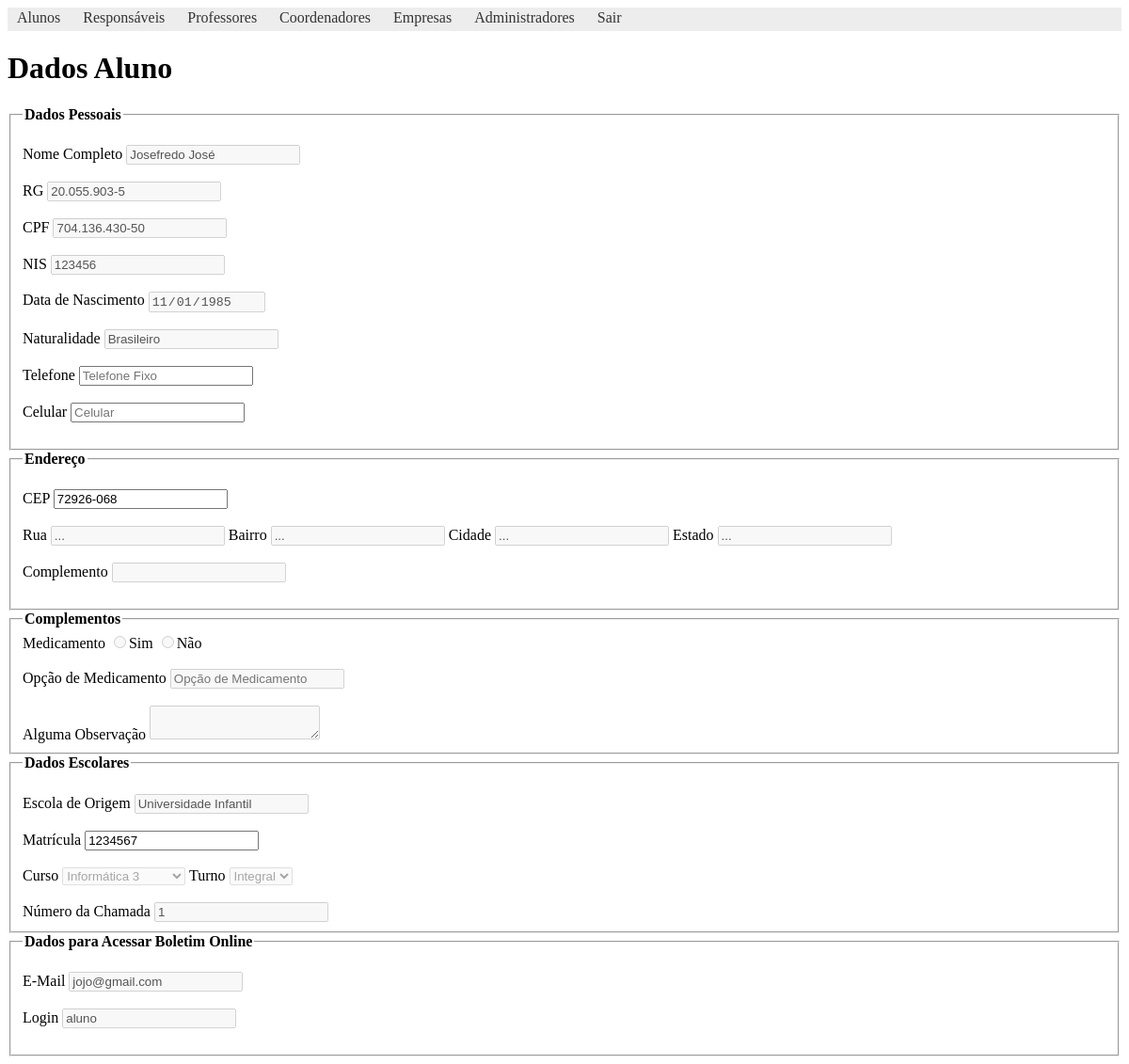
/views/aluno/dados-aluno.php?id=1 (signed in), run on the app's committed database.
### tables this page shows
CREATE TABLE `alunos` (
  `id` int(11) NOT NULL AUTO_INCREMENT,
  `id_curso` int(11) NOT NULL,
  `nome` varchar(150) NOT NULL,
  `matricula` varchar(20) NOT NULL,
  `num_chamada` int(2) NOT NULL,
  `data_nascimento` date NOT NULL,
  `naturalidade` varchar(30) NOT NULL,
  `rg` varchar(20) NOT NULL,
  `cpf` varchar(20) NOT NULL,
  `nis` varchar(20) NOT NULL,
  `cep` varchar(20) NOT NULL,
  `complemento_endereco` varchar(50) NOT NULL,
  `turno` varchar(20) NOT NULL,
  `data_cadastro` date NOT NULL,
  `escola_origem` varchar(100) NOT NULL,
  `opcao_medicamento` varchar(50) DEFAULT NULL,
  `medicamento` varchar(50) DEFAULT NULL,
  `telefone` varchar(20) DEFAULT NULL,
  `celular` varchar(20) DEFAULT NULL,
  `comentario` text,
  `login` varchar(100) NOT NULL,
  `email` varchar(100) NOT NULL,
  `senha` varchar(100) NOT NULL,
  PRIMARY KEY (`id`),
  UNIQUE KEY `matricula` (`matricula`),
  KEY `alunos_fk0` (`id_curso`),
  CONSTRAINT `alunos_fk0` FOREIGN KEY (`id_curso`) REFERENCES `cursos` (`id`)
);

### app/models/Aluno.php (called while the page is built, shortened)
<?php
	function buscarAluno($id)
	{
		$conn = iniciarConexao();
		$stmt = $conn->prepare("SELECT * FROM alunos WHERE id = ?");
		$stmt->bindParam(1, $id);
		if($stmt->execute() && $stmt->rowCount() > 0){
			$aluno = $stmt->fetch(PDO::FETCH_OBJ);
		}
		return $aluno;
	}

### app/models/Curso.php (called while the page is built, shortened)
<?php
    function listarCursos()
    {
        $conn = iniciarConexao();
        $stmt = $conn->prepare("SELECT * FROM cursos ORDER BY nome ASC");
        if($stmt->execute() && $stmt->rowCount() > 0){
            $cursos= $stmt->fetchAll(PDO::FETCH_ASSOC);
        }
        return $cursos;
    }

### views/aluno/dados-aluno.php (the view, shortened to what this page needs)
<?php
include_once '../../app/models/Curso.php';
include_once '../../app/models/Aluno.php';
include_once '../templates/includes/header.php';
$cursos = listarCursos();
$id_aluno = filter_input(INPUT_GET, 'id');
if(isset($id_aluno)){
	$aluno = buscarAluno($id_aluno);
}
?>
<h1>Dados Aluno</h1>
<fieldset>
	<legend><b>Dados Pessoais</b></legend>
	<br>
	<label>Nome Completo</label>
	<input type="text" name="nome" placeholder="Nome do Aluno" value="<?= isset($id_aluno) ? $aluno->nome : '' ?>" disabled /> <br><br>
	<label>RG</label>
	<input type="text" name="rg" placeholder="RG" value="<?= isset($id_aluno) ? $aluno->rg : '' ?>" disabled/> <br><br>
	<label>CPF</label>
	<input type="text" name="cpf" placeholder="CPF" value="<?= isset($id_aluno) ? $aluno->cpf : '' ?>" disabled/> <br><br>
	<label>NIS</label>
	<input type="text" name="nis" placeholder="NIS" value="<?= isset($id_aluno) ? $aluno->nis : '' ?>" disabled/> <br><br>
	<label>Data de Nascimento</label>
	<input type="date" name="nascimento" placeholder="Data de Nascimento" disabled value="<?= isset($id_aluno) ? $aluno->data_nascimento : '' ?>"/> <br><br>
	<label>Naturalidade</label>
	<input type="text" name="naturalidade" placeholder="Naturalidade" disabled value="<?= isset($id_aluno) ? $aluno->naturalidade : '' ?>"/> <br><br>
	<label>Telefone</label>
	<input type="text" name="telefone" placeholder="Telefone Fixo" value="<?= isset($id_aluno) ? $aluno->telefone : '' ?>"/> <br><br>
	<label>Celular</label>
	<input type="text" name="celular" placeholder="Celular" value="<?= isset($id_aluno) ? $aluno->celular : '' ?>"/> <br><br>
</fieldset>
<fieldset>
	<legend><b>Endereço</b></legend>
	<br>
	<label>CEP</label>
	<input type="text" name="cep" id="cep" placeholder="CEP" onblur="pesquisacep(this.value);" value="<?= isset($id_aluno) ? $aluno->cep : '' ?>"> <br><br>
	<label>Rua</label>
	<input type="text" name="rua" id="rua" readonly disabled>
	<label>Bairro</label>
	<input type="text" name="bairro" id="bairro" readonly disabled>
	<label>Cidade</label>
	<input type="text" name="cidade" id="cidade" readonly disabled>
	<label>Estado</label>
	<input type="text" name="estado" id="uf" readonly disabled> <br><br>
	<label>Complemento</label>
	<input type="text" name="complemento" value="<?= isset($id_aluno) ? $aluno->complemento_endereco : '' ?>" disabled> <br><br>
</fieldset>
<fieldset>
	<legend><b>Complementos</b></legend>
	<label>Medicamento</label>
	<input type="radio" name="medicamento" value="Sim" <?= isset($id_aluno) && $aluno->medicamento == "Sim" ? "checked" : '' ?> disabled>Sim
	<input type="radio" name="medicamento" value="Nao" <?= isset($id_aluno) && $aluno->medicamento == "Nao" ? "checked" : '' ?> disabled>Não
	<br><br>
	<label>Opção de Medicamento</label>
	<input type="text" name="opc_medicamento" disabled placeholder="Opção de Medicamento" value="<?= isset($id_aluno) ? $aluno->opcao_medicamento : '' ?>"> <br><br>
	<label>Alguma Observação</label>
	<textarea name="observacao" placeholder="Obeservações" disabled>
		<?= isset($id_aluno) ? $aluno->comentario : '' ?>
	</textarea>
</fieldset>
<fieldset>
	<legend><b>Dados Escolares</b></legend>
	<br>
	<label>Escola de Origem</label>
	<input type="text" name="origem" disabled placeholder="Escola de Origem" value="<?= isset($id_aluno) ? $aluno->escola_origem : '' ?>"> <br><br>
	<label>Matrícula</label>
	<input type="text" name="matricula" id="matricula" value="<?= isset($id_aluno) ? $aluno->matricula : '' ?>"> <br><br>
	<label>Curso</label>
	<select name="curso" disabled>
		<?php
		foreach($cursos as $curso){
			if($curso['id'] == $aluno->id_curso){
				?>
				<option value="<?= $curso['id'] ?>" selected><?= $curso['nome'] ?></option>
			<?php }else{ ?>
				<option value="<?= $curso['id'] ?>"><?= $curso['nome'] ?></option>
			<?php } } ?>
		</select>
		<label>Turno</label>
		<select name="turno" disabled>
			<option value="Integral">Integral</option>
		</select><br><br>
		<label>Número da Chamada</label>
		<input type="text" value="<?= isset($id_aluno) ? $aluno->num_chamada : '' ?>" disabled>
	</fieldset>
	<fieldset>
		<legend><b>Dados para Acessar Boletim Online</b></legend>
		<br>
		<label>E-Mail</label>
		<input type="email" name="email" placeholder="E-Mail" value="<?= isset($id_aluno) ? $aluno->email : '' ?>" disabled> <br><br>
		<label>Login</label>
		<input type="text" name="login" placeholder="Login" value="<?= isset($id_aluno) ? $aluno->login : '' ?>" disabled> <br><br>
	</fieldset>
<?php include_once '../templates/includes/footer.php'; ?>

### views/templates/includes/header.php (shortened to what this page needs)
<!DOCTYPE html>
<html>
<head>
</head>
<body>
	<?php
		switch (@$_SESSION['usuario_logado']['nv_acesso']) {
			case 'admin':
			include_once '../templates/navbars/navbar_admin.php';
			break;
		}
	?>

### views/templates/navbars/navbar_admin.php (shortened to what this page needs)
<nav id="menu">
	<ul>
		<li><a href="../aluno/ver-alunos.php">Alunos</a></li>
		<li><a href="#">Responsáveis</a></li>
		<li><a href="../professor/ver-professores.php">Professores</a></li>
		<li><a href="#">Coordenadores</a></li>
		<li><a href="#">Empresas</a></li>
		<li><a href="#">Administradores</a></li>
		<li><a href="#" onclick="document.formSair.submit()">Sair</a></li>
	</ul>
</nav>

### views/templates/includes/header.php (style rules this page uses)
#menu ul { padding:0px; margin:0px; background-color:#EDEDED; list-style:none; }
#menu ul li { display: inline; }
#menu ul li a { padding: 2px 10px; display: inline-block; background-color:#EDEDED; color: #333; text-decoration: none; border-bottom:3px solid #EDEDED; }

### data on the page
alunos: nome "Josefredo José", rg "20.055.903-5", cpf "704.136.430-50", nis "123456", nascimento "11/01/1985", naturalidade "Brasileiro", cep "72926-068", origem "Universidade Infantil", matricula "1234567", num_chamada "1", email "jojo@gmail.com", login "aluno"

### other printed values
form field curso "Informática 3"
